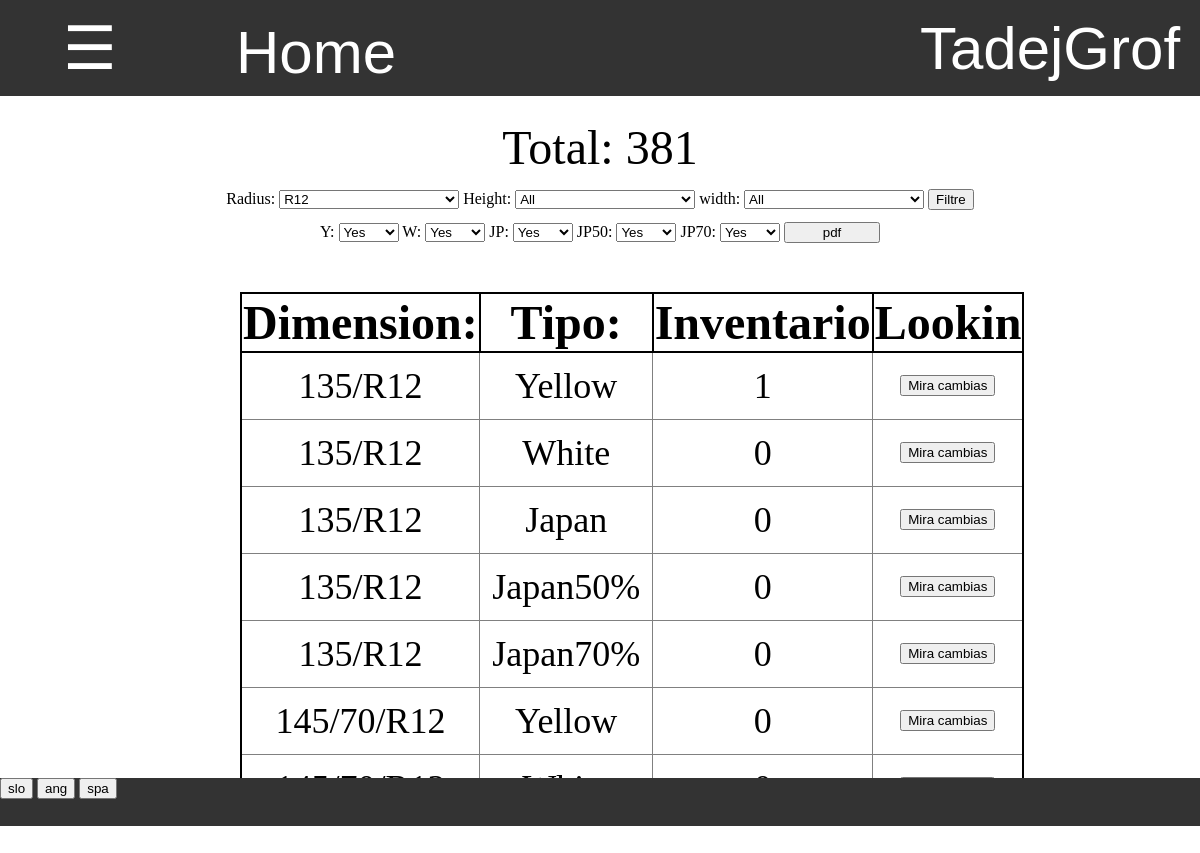
Page /zaloga/ (signed in) on the committed database.
### program/models.py (models this page shows)
class Profil(models.Model):
    user = models.OneToOneField(User,on_delete=models.CASCADE)
    jezik =  models.CharField(default="spa",max_length=3, choices=JEZIKI)

### zaloga/models.py (models this page shows, shortened)
class Zaloga(models.Model):
    title = models.CharField(default="skladisce", max_length=20)
    @property
    def vrni_razlicne_radiuse(self):
        razlicni_radiusi = []
        for radius in self.sestavina_set.all().values('dimenzija__radius').distinct().order_by('dimenzija__radius'):
            razlicni_radiusi.append(radius['dimenzija__radius'])
        return razlicni_radiusi
    @property
    def vrni_dimenzije(self):
        return Dimenzija.objects.all().values_list('dimenzija','radius','height','width','special')
    @property
    def vrni_tipe(self):
        return TIPI_SESTAVINE

class Sestavina(models.Model):
    zaloga = models.ForeignKey(Zaloga,default=1, on_delete=models.CASCADE)
    dimenzija = models.OneToOneField(Dimenzija, on_delete=models.CASCADE)
    Y = models.IntegerField(default = 0)
    W = models.IntegerField(default = 0)
    JP = models.IntegerField(default = 0)
    JP50 = models.IntegerField(default = 0)
    JP70 = models.IntegerField(default = 0)
    class Meta:
        ordering = ['dimenzija']

### zaloga/views.py (the view)
# urls.py: path('', views.pregled_zaloge, name='pregled_zaloge'),
@login_required
def pregled_zaloge(request):
    if request.method == "GET":
        sestavine = zaloga.sestavina_set.all()
        radius = request.GET.get('radius','R12')
        height = request.GET.get('height','all')
        width = request.GET.get('width', 'all')
        if radius != "all":
            sestavine = sestavine.filter(dimenzija__radius=radius)
        if height != "all":
            sestavine = sestavine.filter(dimenzija__height=height)
        if width != "all":
            if "C" in width:
                width = width.replace('C','')
                sestavine = sestavine.filter(dimenzija__width=width, dimenzija__special = True)
            else:
                sestavine = sestavine.filter(dimenzija__width=width, dimenzija__special = False)
        tipi = []
        for tip in zaloga.vrni_tipe:
            if request.GET.get(tip[0],"true") == "true":
                tipi.append(tip)
        sestavine = sestavine.values(
            'dimenzija__dimenzija',
            'pk',
            'Y',
            'W',
            'JP',
            'JP50',
            'JP70',
        )
        skupno = 0
        for sestavina in sestavine:
            for tip in tipi:
                skupno += sestavina[tip[0]]
        slovar = {
            'sestavine':sestavine,
            'tipi':tipi,
            'radius':radius,
            'height':height,
            'width':width,
            'skupno':skupno
        }
        return pokazi_stran(request, 'zaloga/zaloga.html', slovar)

### program/models.py (called while the page is built)
    @property
    def vrni_jezike(self):
        return JEZIKI

### zaloga/templatetags/zaloga_exstras.py (called while the page is built)
@register.filter
def keyvalue(dict, key):
    return dict[key]

### zaloga/views.py (called while the page is built)
def vrni_slovar(request):
    with open('slovar.json') as dat:
        slovar = json.load(dat)
    return slovar

def pokazi_stran(request, html, baze={}):
    slovar = {'prodaja':prodaja, 'zaloga':zaloga,'program':program,'slovar':vrni_slovar(request),'jezik':request.user.profil.jezik}
    slovar.update(baze)
    return render(request, html, slovar)

### zaloga/templates/zaloga/zaloga.html (shortened to what this page needs)
{% extends 'program/base.html' %}
{% load zaloga_exstras %}
{% block content %}
    <div class="title">
        {{slovar|keyvalue:'Skupno stevilo'|keyvalue:jezik}}: {{skupno}}
    </div>
    <div class="filter">
        <div style="display:block">
            <form id="filter" action="{% url 'pregled_zaloge' %}" method="GET">
                {% include "program/dinamic_select.html" %}
                <input type="submit" value="{{slovar|keyvalue:'Filtriraj'|keyvalue:jezik}}">
            </form>
        </div>
        <div style="display:block;margin-top:1%">
            {% for tip in zaloga.vrni_tipe %}
                {{tip.0}}:
                <select style="width:5%" form="filter" name="{{tip.0}}">
                    {% if tip in tipi %}
                        <option value="true" selected> Yes </option>
                    {% else %}
                        <option value="true"> Yes </option>
                        <option value="false" selected> No </option>
                    {% endif %}
                </select>
            {% endfor %}
            <form style="display:inline-block;width:8%" action="{% url 'pdf_zaloge' %}" method="POST">
                <input style="width:100%"type="submit" value="pdf">
            </form>
        </div>
    </div>
    <div class="table">
        <table class="tabela_vnosov" >
            <tr class="header">
                <th width="30%">
                    {{slovar|keyvalue:'Dimenzija'|keyvalue:jezik}}:
                </th>
                <th width="25%" class="tip">
                    {{slovar|keyvalue:'Tip'|keyvalue:jezik}}:
                </th>
                <th width="25% class="total">
                    {{slovar|keyvalue:'Zaloga'|keyvalue:jezik}}
                </th>
                {% if perms.zaloga.view_sprememba %}
                <th width="20%" class="vpogled">
                    {{slovar|keyvalue:'Vpogled'|keyvalue:jezik}}
                </th>
                {% endif %}
            </tr>
                {% for sestavina in sestavine %}
                    {% for tip in tipi %}
                        <tr class="vrstica vrstica_{{tip.0}}">
                            <td> {{sestavina.dimenzija__dimenzija}} </td>
                            <td> {{ tip.1 }} </td>
                            <td> {{sestavina|keyvalue:tip.0}} </td>
                            <td>
                                <form action="{% url 'pregled_prometa' %}" method="GET">
                                    <input type="submit" value="{{slovar|keyvalue:'Pregled prometa'|keyvalue:jezik}}">
                                </form>
                            </td>
                        </tr>
                    {% endfor %}
                {% endfor %}
        </table>
    </div>
{% endblock %}

### program/templates/css/navbar.html (shortened to what this page needs)
{% load zaloga_exstras %}
<div id="navbar" class="navbar">
    <button onclick="odpri()" class="nav" style="width:15%"> ☰ </button>
    <a style="width:20%" href="/">Home</a>
    <div class="racun dropdown" id="racun">
        <button class="dropbtn" >{{ user.get_username }}
        </button>
    </div>
</div>

### program/templates/program/dinamic_select.html (shortened to what this page needs)
        Radius:
            <select id='radius' name="radius" onchange="SpremeniRadius()">
                {% for rad in zaloga.vrni_razlicne_radiuse %}
                    {% if rad == radius %}
                        <option value="{{rad}}" selected> {{rad}} </option>
                    {% else %}
                        <option value="{{rad}}"> {{rad}} </option>
                    {% endif %}
                {% endfor %}
            </select>
            Height:
            <select id="height" name="height" onchange="SpremeniHeight()">
                <option value="all"> All </option>
            </select>
            width:
            <select id="width" name="width" onchange="SpremeniWidth()">
                <option value="all"> All </option>
            </select>

### program/static/css/footer.css (style rules this page uses)
div { margin: 0%; padding: 0%; }
div input { margin: 0%; }
div form { margin:0%; padding: 0% }

### program/templates/program/base.html (style rules this page uses)
body { margin: 0%; padding: 0%; overflow:hidden; }
div { margin: 0%; padding: 0%; }

### program/templates/css/tabele.html (style rules this page uses)
table.tabela_vnosov { width:100%; border-spacing:0; border: 2px solid black; border-collapse: collapse; padding:0.5% }
table.tabela_vnosov th { border: 2px solid black; border-collapse: collapse; font-size: 4vmin }
table.tabela_vnosov td { font-size: 3vmin; text-align: center; border: 1px solid grey; padding: 1vmin; border-collapse: collapse; }

### program/templates/css/navbar.html (style rules this page uses)
.navbar { overflow: hidden; background-color: #333; font-family: Arial; height:12% }
.navbar a { float: left; font-size: 5vmin; color: white; text-align: center; padding: 18px 16px; text-decoration:none; height:100%; }
.navbar .dropdown, .nav { float: left; height:100%; width:100%; margin:0; overflow:hidden; }
.navbar .dropdown .dropbtn, .nav { font-size: 5vmin; border: none; outline: none; color: white; padding: 12px 16px; width:100%; height:100%; background-color: inherit; font-family: inherit; margin: 0; }
.navbar .racun { float:right; width:300px; overflow:hidden }

### zaloga/templates/zaloga/zaloga.html (style rules this page uses)
select { width:15%; }
div.filter { display:block; margin-top:1.2%; width:100%; text-align:center; height:15%; }
div.table { display:block; position:relative; width:60%; left:20%; margin-bottom:4%; }
div.title { margin-top:2%; font-size:4vmin; }

### rows in the picture
Profil: jezik "Total", jezik "Filtre", jezik "Dimension", jezik "Tipo", jezik "Inventario", jezik "Lookin", tipi "Mira cambias" "Mira cambias" "Mira cambias" "Mira cambias" "Mira cambias" "Mira cambias"
Zaloga: radius "R12"
Sestavina: dimenzija__dimenzija "135/R12" "135/R12" "135/R12" "135/R12" "135/R12", tip "Yellow" "White" "Japan" "Japan50%" "Japan70%", tipi "1" "0" "0" "0" "0"
Sestavina: dimenzija__dimenzija "145/70/R12", tip "Yellow", tipi "0"

### other values in the picture
{{ user.get_username }} "TadejGrof"
{{ skupno }} "381"
{{ tip.0 }} "Y" "W" "JP" "JP50" "JP70"
